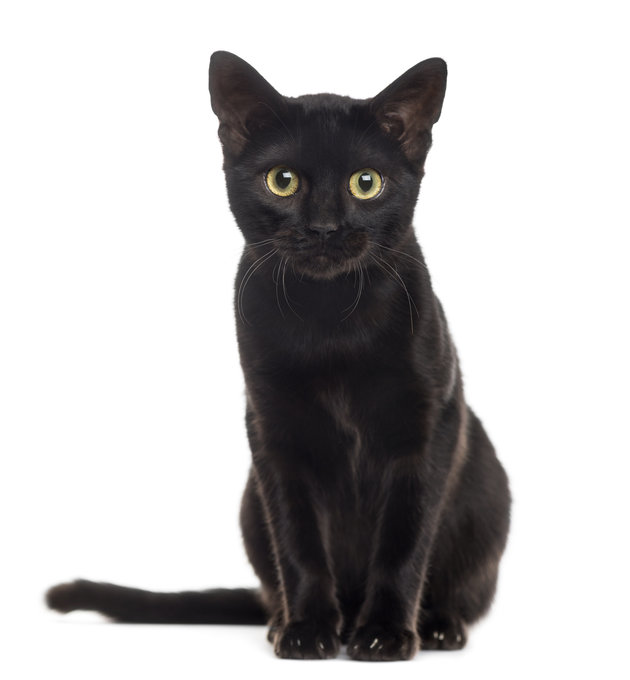
#> input picture cat.jpeg, 630 x 680 px
$ python string_line.py cat.jpeg 3   (Python 2 division)
#> lines starting #> are read from the running program, lines starting #| are printed output that depends on the picture; after the words box and inside, x2 and y2 are one past the last pixel; in counts of white or black regions, pixels touching at a corner belong together
#!/usr/bin/python

import math
import sys
import numpy as np
import cv2
import time

def bresenham(x0, y0, x1, y1):
    """
    Bresenham-like algorithm returns coords for 4-connected lines.
    Resource: https://stackoverflow.com/questions/5186939/algorithm-for-drawing-a-4-connected-line

    Parameters:
    x0, y0 (int): x, y coords of first point
    x1, y1 (int): x, y coords of second point

    Returns: All coordinates along a line between two given points.
    """
    dx = abs(x1 - x0)    # distance to travel in X
    dy = abs(y1 - y0)    # distance to travel in Y

    if x0 < x1:
        ix = 1           # x will increase at each step
    else:
        ix = -1          # x will decrease at each step

    if y0 < y1:
        iy = 1           # y will increase at each step
    else:
        iy = -1          # y will decrease at each step

    e = 0                # Current error

    for i in range(dx + dy):
        yield (x0, y0)
        e1 = e + dy
        e2 = e - dx
        if abs(e1) < abs(e2):
            # Error will be smaller moving on X
            x0 += ix
            e = e1
        else:
            # Error will be smaller moving on Y
            y0 += iy
            e = e2

def get_pin_list(center=(0, 0), r=150, n=200):
    """
    Calculates coordinates for each pin on the image.

    Parameters:
    center (int, int): coordinates for center of the image.
    r (int): radius of circle.
    n (int): number of pins.

    Returns: Array of coordinates for each pin.
    """
    points = np.array([[int(center[0] + math.cos(np.pi*2*i/n) * r), int(center[1] + math.sin(np.pi*2*i/n) * r)] for i in range(n)])
    return points

def pins_too_close(pinA, pinB):
    """
    Checks if chosen pins are too close on loom.

    Parameters:
    pinA (int): starting pin.
    pinB (int): ending pin.

    Returns: True if pins too close.
    """
    if abs(pinA - pinB) < 25:
        return True

def show_image(string_art, thread_count, num_lines, square):
    """
    Shows the threaded image as it is built to the user in a GUI window.

    Parameters:
    string_art (np array): threaded image in-progress.
    thread_count (int): counter to show number of lines drawn on image.
    num_lines (int): number of lines that will be used to create image.
    square (int): width x height dimensions of image.

    Returns: None
    """
    cv2.namedWindow('image', cv2.WINDOW_NORMAL)
    cv2.resizeWindow('image', square, square)
    cv2.putText(string_art, str(thread_count - 1), (900, 900), cv2.FONT_HERSHEY_SIMPLEX, 1, 255, 2)
    cv2.putText(string_art, str(thread_count), (900, 900), cv2.FONT_HERSHEY_SIMPLEX, 1, 0, 2)
    if thread_count == num_lines:
        cv2.putText(string_art, str(thread_count), (900, 900), cv2.FONT_HERSHEY_SIMPLEX, 1, 255, 2)
    cv2.imshow('image', string_art)
    cv2.waitKey(1)

def update_image(pinX, pinY, image, string_art):
    """
    Applies a mask to the original image and does a bitwise OR to update pixel data.
    Note: mask about 30 sec faster than accessing each pixel individually and updating value.

    Parameters:
    pinX (tuple): coords of starting pin
    pinY (tuple): coords of ending pin
    image (np array): original image
    string_art (np array): threaded image in-progress.

    Returns: original image updated with white line drawn. Result image updated with black line drawn.
    """
    mask = np.zeros(image.shape[:2], dtype = "uint8")
    cv2.line(mask, pinX, pinY, 255, 1)
    cv2.line(string_art, pinX, pinY, 0, 1)
    image = cv2.bitwise_or(image, mask)

    return image

def add_frame(string_art, pin_list):
    """
    Draws tiny circles to represent where the pins on the image. Just for fun.

    Parameters:
    pin_list(np array): contains coordinates of all the pins.
    string_art (np array): the threaded image.

    Returns: The finished threaded image with drawn on pins.
    """
    for pin in pin_list:
        x, y = pin
        cv2.circle(string_art,(x, y), 3, (0,0,0), -1)
    return string_art


def main():
    start_time = time.time()

    # convert image to greyscale, crop, and resize
    orig_img = cv2.imread(sys.argv[1], cv2.IMREAD_GRAYSCALE)
#> orig_img: shape (680, 630); min 3, max 255, mean 187.7
    height, width = orig_img.shape[:2]
#> height = 680; width = 630
    smaller_dim = min(height, width)
#> smaller_dim = 630
    x1 = int((width - smaller_dim)/2)
#> x1 = 0
    y1 = int((height - smaller_dim)/2)
#> y1 = 25
    x2 = x1 + smaller_dim
#> x2 = 630
    y2 = y1 + smaller_dim
#> y2 = 655
    crop_img = orig_img[y1:y2, x1:x2]
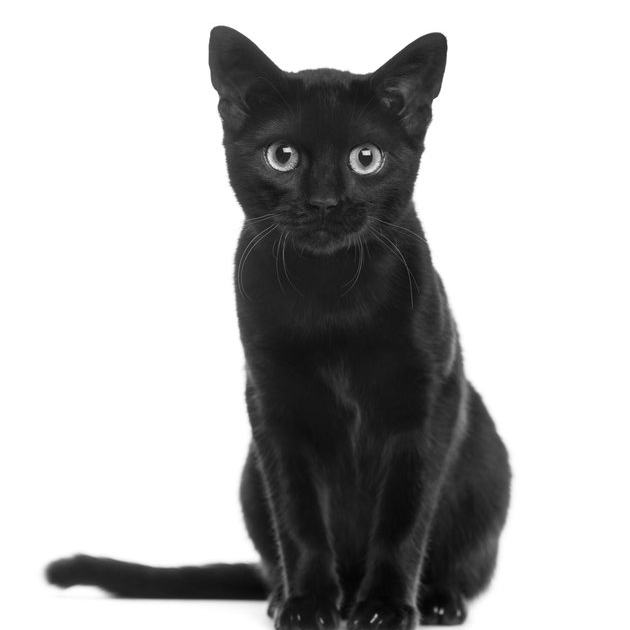
#> crop_img: shape (630, 630); min 3, max 255, mean 182.7
    radius = 500
    square = 2*radius + 1
    image = cv2.resize(crop_img, (square, square))
    #cv2.imwrite(sys.argv[1].split('.')[0] + '_cropped.png', image)

    height, width = image.shape[:2]
#> height = 1001; width = 1001
    string_art = 255 * np.ones((height, width))
    num_pins = 200

    # allow user to specify number of lines used, or default to 1000 lines
    try:
        num_lines = int(sys.argv[2])
    except IndexError:
        num_lines = 1000

    center_x = int(width/2)
#> center_x = 500
    center_y = int(height/2)
#> center_y = 500

    pin_list = get_pin_list(center=(center_x,center_y),r=radius, n=num_pins)

    start_pin = 0
    thread_count = 0
    print_list = []
    print "Creating threaded image of " + sys.argv[1] + " with " + str(num_lines) + " threads. Please wait...\n"

    for line in range(num_lines):
        darkest_line = float("inf")
        start_coords = pin_list[start_pin]

        for pin in range(1, num_pins):
            end_pin = (start_pin + pin) % num_pins
            end_coords = pin_list[end_pin]

            if pins_too_close(start_pin, end_pin):
                continue

            line_coords = list(bresenham(start_coords[0], start_coords[1], end_coords[0], end_coords[1]))

            # unzip the list to get x, y coords separately
            pinX, pinY = zip(*line_coords)
            pixel_sum = np.sum(image[pinY, pinX])
            line_avg = int(pixel_sum / len(line_coords))

            # darker<--[0..255]-->lighter
            if line_avg < darkest_line:
                next_pin = end_pin
                darkest_line = line_avg

        thread_count += 1
        print_list.append((start_pin, next_pin))
        image = update_image(tuple(pin_list[start_pin]), tuple(pin_list[next_pin]), image, string_art)
        # UNCOMMENT the below line to view image in-progress
        # show_image(string_art, thread_count, num_lines, square)
        start_pin = next_pin
#> after the loop, next_pin = 53; print_list = [(0, 62), (62, 164), (164, 53)]; thread_count = 3

    string_art = add_frame(string_art, pin_list)
#> after the loop in add_frame, `for pin in pin_list:`:
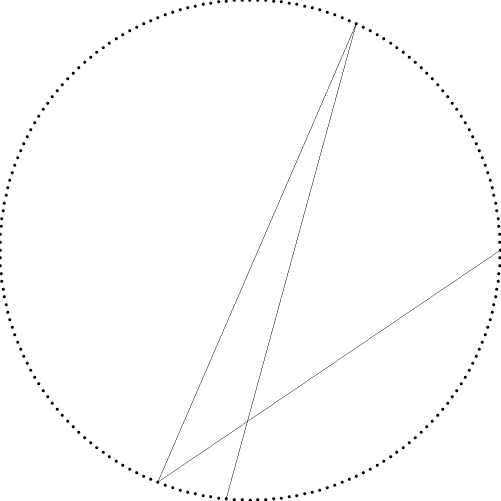
#> string_art: shape (1001, 1001) float64 (shown at 1/2 size); 99.2% white; 197 black regions (11 under 20 px), largest, box (x1, y1, x2, y2) and area: (312, 44, 1001, 1001) 2640, (434, 0, 441, 7) 29, (559, 0, 566, 7) 29
    cv2.imwrite(sys.argv[1].split('.')[0] + '_results.png', string_art)
    print "Finished: " + sys.argv[1].split('.')[0] + "_results.png"
    print int(time.time() - start_time), "seconds elapsed."
    # [13 lines of commented-out code are left out]

if __name__== "__main__":
  main()
